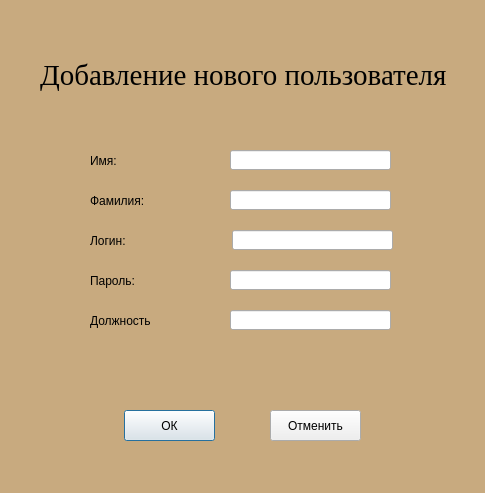
<?xml version="1.0" encoding="UTF-8"?>
<ui version="4.0">
 <class>usercreate</class>
 <widget class="QDialog" name="usercreate">
  <property name="geometry">
   <rect>
    <x>0</x>
    <y>0</y>
    <width>485</width>
    <height>493</height>
   </rect>
  </property>
  <property name="windowTitle">
   <string>Новый объект</string>
  </property>
  <widget class="QFrame" name="background">
   <property name="geometry">
    <rect>
     <x>-30</x>
     <y>-10</y>
     <width>531</width>
     <height>601</height>
    </rect>
   </property>
   <property name="autoFillBackground">
    <bool>false</bool>
   </property>
   <property name="styleSheet">
    <string notr="true">#background {
background-color: rgb(200, 170, 127)
}</string>
   </property>
   <property name="frameShape">
    <enum>QFrame::StyledPanel</enum>
   </property>
   <property name="frameShadow">
    <enum>QFrame::Raised</enum>
   </property>
   <widget class="QLabel" name="namelabel">
    <property name="geometry">
     <rect>
      <x>120</x>
      <y>150</y>
      <width>61</width>
      <height>41</height>
     </rect>
    </property>
    <property name="text">
     <string>Имя:</string>
    </property>
   </widget>
   <widget class="QLabel" name="lastnamelabel">
    <property name="geometry">
     <rect>
      <x>120</x>
      <y>190</y>
      <width>121</width>
      <height>41</height>
     </rect>
    </property>
    <property name="text">
     <string>Фамилия:</string>
    </property>
   </widget>
   <widget class="QLabel" name="passwordlabel">
    <property name="geometry">
     <rect>
      <x>120</x>
      <y>270</y>
      <width>141</width>
      <height>41</height>
     </rect>
    </property>
    <property name="text">
     <string>Пароль:</string>
    </property>
   </widget>
   <widget class="QLabel" name="postlabel">
    <property name="geometry">
     <rect>
      <x>120</x>
      <y>310</y>
      <width>141</width>
      <height>41</height>
     </rect>
    </property>
    <property name="text">
     <string>Должность</string>
    </property>
   </widget>
   <widget class="QLineEdit" name="name">
    <property name="geometry">
     <rect>
      <x>260</x>
      <y>160</y>
      <width>161</width>
      <height>20</height>
     </rect>
    </property>
   </widget>
   <widget class="QLineEdit" name="lastname">
    <property name="geometry">
     <rect>
      <x>260</x>
      <y>200</y>
      <width>161</width>
      <height>20</height>
     </rect>
    </property>
   </widget>
   <widget class="QLineEdit" name="password">
    <property name="geometry">
     <rect>
      <x>260</x>
      <y>280</y>
      <width>161</width>
      <height>20</height>
     </rect>
    </property>
    <property name="text">
     <string/>
    </property>
   </widget>
   <widget class="QLineEdit" name="post">
    <property name="geometry">
     <rect>
      <x>260</x>
      <y>320</y>
      <width>161</width>
      <height>20</height>
     </rect>
    </property>
   </widget>
   <widget class="QLabel" name="loginlabel">
    <property name="geometry">
     <rect>
      <x>120</x>
      <y>230</y>
      <width>61</width>
      <height>41</height>
     </rect>
    </property>
    <property name="text">
     <string>Логин:</string>
    </property>
   </widget>
   <widget class="QLineEdit" name="login">
    <property name="geometry">
     <rect>
      <x>262</x>
      <y>240</y>
      <width>161</width>
      <height>20</height>
     </rect>
    </property>
   </widget>
   <widget class="QLabel" name="nazavanie">
    <property name="geometry">
     <rect>
      <x>70</x>
      <y>60</y>
      <width>411</width>
      <height>51</height>
     </rect>
    </property>
    <property name="font">
     <font>
      <family>Times New Roman</family>
      <pointsize>22</pointsize>
     </font>
    </property>
    <property name="text">
     <string>Добавление нового пользователя</string>
    </property>
   </widget>
   <widget class="QPushButton" name="okey">
    <property name="geometry">
     <rect>
      <x>154</x>
      <y>420</y>
      <width>91</width>
      <height>31</height>
     </rect>
    </property>
    <property name="text">
     <string>ОК</string>
    </property>
   </widget>
   <widget class="QPushButton" name="cancel">
    <property name="geometry">
     <rect>
      <x>300</x>
      <y>420</y>
      <width>91</width>
      <height>31</height>
     </rect>
    </property>
    <property name="text">
     <string>Отменить</string>
    </property>
   </widget>
  </widget>
 </widget>
 <resources/>
 <connections/>
</ui>
